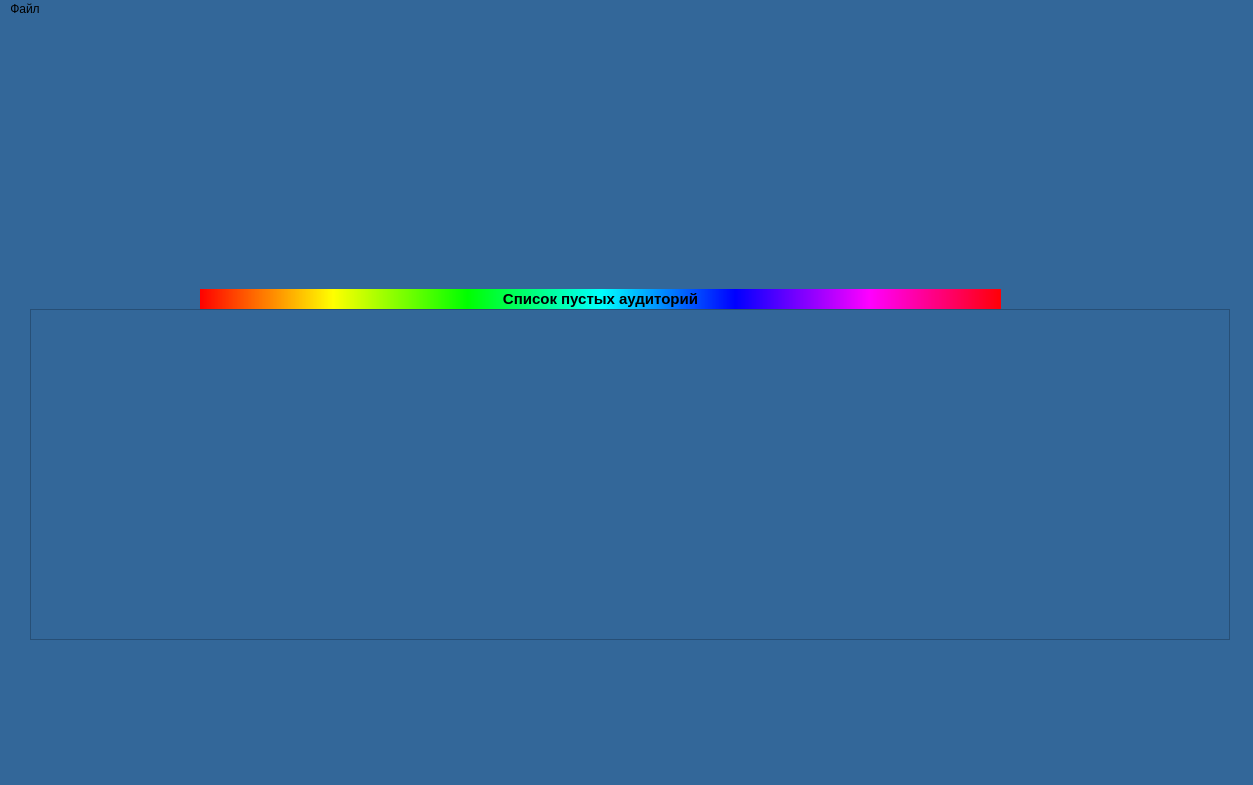
<?xml version="1.0" encoding="UTF-8"?>
<ui version="4.0">
 <class>List</class>
 <widget class="QMainWindow" name="List">
  <property name="geometry">
   <rect>
    <x>0</x>
    <y>0</y>
    <width>1253</width>
    <height>785</height>
   </rect>
  </property>
  <property name="windowTitle">
   <string>MainWindow</string>
  </property>
  <property name="styleSheet">
   <string notr="true">background-color: rgb(51, 103, 153);</string>
  </property>
  <widget class="QWidget" name="centralwidget">
   <widget class="QLabel" name="label">
    <property name="geometry">
     <rect>
      <x>200</x>
      <y>270</y>
      <width>801</width>
      <height>20</height>
     </rect>
    </property>
    <property name="styleSheet">
     <string notr="true">color: rgb(255, 255, 255);
background-color: qlineargradient(spread:pad, x1:0, y1:0, x2:1, y2:0, stop:0 rgba(255, 0, 0, 255), stop:0.166 rgba(255, 255, 0, 255), stop:0.333 rgba(0, 255, 0, 255), stop:0.5 rgba(0, 255, 255, 255), stop:0.666 rgba(0, 0, 255, 255), stop:0.833 rgba(255, 0, 255, 255), stop:1 rgba(255, 0, 0, 255));</string>
    </property>
    <property name="text">
     <string>&lt;html&gt;&lt;head/&gt;&lt;body&gt;&lt;p align=&quot;center&quot;&gt;&lt;span style=&quot; font-size:11pt; font-weight:600; color:#000000;&quot;&gt;Список пустых аудиторий&lt;/span&gt;&lt;/p&gt;&lt;/body&gt;&lt;/html&gt;</string>
    </property>
   </widget>
   <widget class="QTextEdit" name="textEdit">
    <property name="enabled">
     <bool>true</bool>
    </property>
    <property name="geometry">
     <rect>
      <x>30</x>
      <y>290</y>
      <width>1200</width>
      <height>331</height>
     </rect>
    </property>
    <property name="minimumSize">
     <size>
      <width>1200</width>
      <height>10</height>
     </size>
    </property>
    <property name="styleSheet">
     <string notr="true">color: rgb(251, 255, 2);</string>
    </property>
    <property name="readOnly">
     <bool>true</bool>
    </property>
   </widget>
   <widget class="QLabel" name="label_2">
    <property name="geometry">
     <rect>
      <x>200</x>
      <y>60</y>
      <width>801</width>
      <height>141</height>
     </rect>
    </property>
    <property name="styleSheet">
     <string notr="true">background-image: url(:/List/List/Заголовок.jpg);</string>
    </property>
    <property name="text">
     <string/>
    </property>
   </widget>
   <widget class="QLabel" name="label_3">
    <property name="geometry">
     <rect>
      <x>10</x>
      <y>0</y>
      <width>1241</width>
      <height>761</height>
     </rect>
    </property>
    <property name="styleSheet">
     <string notr="true">background-image: url(:/List/List/Фон.jpg);</string>
    </property>
    <property name="text">
     <string/>
    </property>
   </widget>
   <zorder>label_3</zorder>
   <zorder>label</zorder>
   <zorder>textEdit</zorder>
   <zorder>label_2</zorder>
  </widget>
  <widget class="QMenuBar" name="menubar">
   <property name="geometry">
    <rect>
     <x>0</x>
     <y>0</y>
     <width>1253</width>
     <height>21</height>
    </rect>
   </property>
   <widget class="QMenu" name="menu">
    <property name="title">
     <string>Файл</string>
    </property>
    <addaction name="action"/>
   </widget>
   <addaction name="menu"/>
  </widget>
  <widget class="QStatusBar" name="statusbar"/>
  <action name="action">
   <property name="text">
    <string>Закрыть</string>
   </property>
  </action>
 </widget>
 <resources/>
 <connections/>
</ui>
